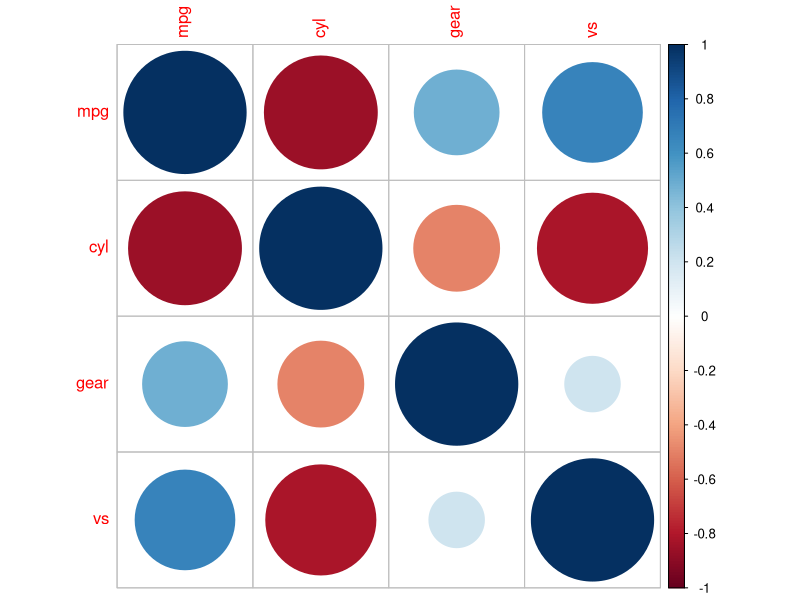
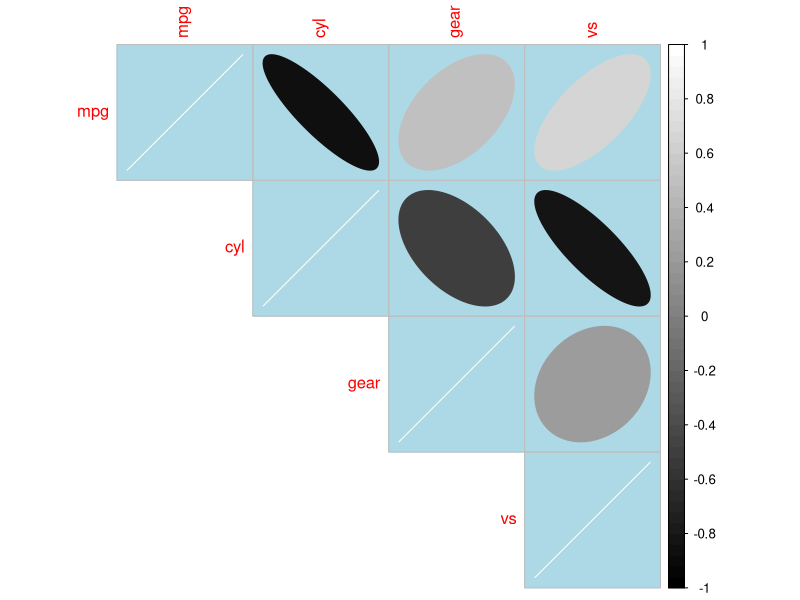
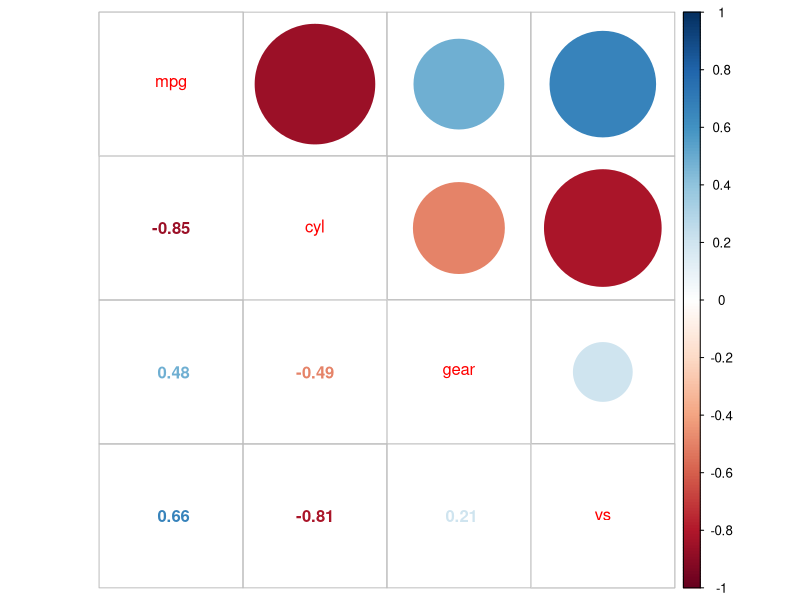

R code for these plots, in order:
## ---- chunk 1

#First some set up:

#install.packages("car")
library(car)

#install.packages("corrplot")
library(corrplot)

library(tidyverse)



## ---- chunk 2

# Here's the function, with a formula I found on the internet. The input argument is the temperature in Celcius. A variable called TempF is created within the function, which is the result of taking TempC and transforming it. We then return the value of TempF

C2F <- function(TempC) {
  TempF <- TempC * 1.8 + 32
  return(TempF)
}

# What's 20 degrees celcius in farenheit?

C2F(20)

# What are all these values in farenheit?

oldTemps <- c(19, 27, 0, 66, 37)

C2F(oldTemps)


## ---- chunk 3

# Here I'm just using the packages "car", which has a handy build in dataset called mtcars full of nice continuous variables we can correlate. 
data("mtcars")
head(mtcars)

# Select only the variables you're interested in correlating
mtcars <- mtcars %>% 
  select(mpg, cyl, gear, vs)

# cor() is the basic R function for computing correlations. As arguments, it needs two vectors of the same length, or a dataframe with more than two vectors. 

# Inputing two vectors produces one correlation coefficient.
cor(mtcars$mpg, mtcars$cyl)

# Inputting a dataframe of multiple columns creates a correlation matrix
cor(mtcars)

# However, these are rather ugly matrices. For nicer ones, I recommend the corrplot package.
# The main function is corrplot(), which takes as inputs a correlation matrix and a 'method'.

# First, save your correlation matrix
CarCor <- cor(mtcars)

corrplot(CarCor, method="circle")

# Instead of numbers, the matrix is now filled with colored circles. The color of the circle represents the value of the correlation, with 1 as the darkest blue and -1 the darkest red. The size and saturation of the circles also gives you information about the value of the correlation. Corrplot has many optional arguments for changing the appearance of this plot. Play around with these, and with the different methods. Type ?corrplot to see all the options.

colors <- colorRampPalette(c("black","white"))

corrplot(CarCor, method="ellipse", type="upper", 
         col=colors(50), bg="lightblue")

# to get really fancy, try corrplot.mixed instead. This lets you vizualize in multiple ways.

corrplot.mixed(CarCor)

